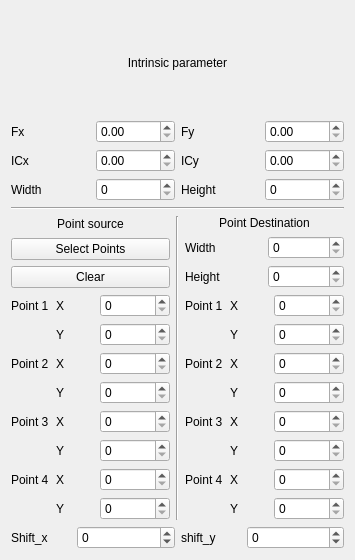
              <widget class="QWidget" name="page">
               <property name="geometry">
                <rect>
                 <x>0</x>
                 <y>0</y>
                 <width>355</width>
                 <height>560</height>
                </rect>
               </property>
               <attribute name="label">
                <string>Image 1</string>
               </attribute>
               <layout class="QVBoxLayout" name="verticalLayout_9">
                <item>
                 <layout class="QVBoxLayout" name="verticalLayout">
                  <item>
                   <widget class="QLabel" name="label_33">
                    <property name="text">
                     <string>Intrinsic parameter</string>
                    </property>
                    <property name="alignment">
                     <set>Qt::AlignCenter</set>
                    </property>
                   </widget>
                  </item>
                  <item>
                   <layout class="QGridLayout" name="gridLayout">
                    <item row="0" column="3">
                     <widget class="QDoubleSpinBox" name="doubleSpinBox_fy_0">
                      <property name="maximum">
                       <double>10000.000000000000000</double>
                      </property>
                     </widget>
                    </item>
                    <item row="2" column="3">
                     <widget class="QDoubleSpinBox" name="doubleSpinBox_icy_0">
                      <property name="maximum">
                       <double>10000.000000000000000</double>
                      </property>
                     </widget>
                    </item>
                    <item row="2" column="2">
                     <widget class="QLabel" name="label_4">
                      <property name="text">
                       <string>ICy</string>
                      </property>
                     </widget>
                    </item>
                    <item row="0" column="2">
                     <widget class="QLabel" name="label_2">
                      <property name="text">
                       <string>Fy</string>
                      </property>
                     </widget>
                    </item>
                    <item row="2" column="0">
                     <widget class="QLabel" name="label_3">
                      <property name="text">
                       <string>ICx</string>
                      </property>
                     </widget>
                    </item>
                    <item row="3" column="0">
                     <widget class="QLabel" name="label_6">
                      <property name="text">
                       <string>Width</string>
                      </property>
                     </widget>
                    </item>
                    <item row="3" column="2">
                     <widget class="QLabel" name="label_5">
                      <property name="text">
                       <string>Height</string>
                      </property>
                     </widget>
                    </item>
                    <item row="0" column="0">
                     <widget class="QLabel" name="label">
                      <property name="text">
                       <string>Fx</string>
                      </property>
                     </widget>
                    </item>
                    <item row="3" column="1">
                     <widget class="QSpinBox" name="spinBox_width_0">
                      <property name="minimumSize">
                       <size>
                        <width>70</width>
                        <height>0</height>
                       </size>
                      </property>
                      <property name="maximum">
                       <number>10000</number>
                      </property>
                     </widget>
                    </item>
                    <item row="0" column="1">
                     <widget class="QDoubleSpinBox" name="doubleSpinBox_fx_0">
                      <property name="maximum">
                       <double>10000.000000000000000</double>
                      </property>
                     </widget>
                    </item>
                    <item row="2" column="1">
                     <widget class="QDoubleSpinBox" name="doubleSpinBox_icx_0">
                      <property name="maximum">
                       <double>10000.000000000000000</double>
                      </property>
                     </widget>
                    </item>
                    <item row="3" column="3">
                     <widget class="QSpinBox" name="spinBox_height_0">
                      <property name="minimumSize">
                       <size>
                        <width>70</width>
                        <height>0</height>
                       </size>
                      </property>
                      <property name="maximum">
                       <number>10000</number>
                      </property>
                     </widget>
                    </item>
                   </layout>
                  </item>
                  <item>
                   <widget class="Line" name="line_2">
                    <property name="orientation">
                     <enum>Qt::Horizontal</enum>
                    </property>
                   </widget>
                  </item>
                  <item>
                   <layout class="QHBoxLayout" name="horizontalLayout">
                    <item>
                     <layout class="QVBoxLayout" name="verticalLayout_2">
                      <item>
                       <widget class="QLabel" name="label_31">
                        <property name="text">
                         <string>Point source</string>
                        </property>
                        <property name="alignment">
                         <set>Qt::AlignCenter</set>
                        </property>
                       </widget>
                      </item>
                      <item>
                       <layout class="QVBoxLayout" name="verticalLayout_4">
                        <item>
                         <widget class="QPushButton" name="button_select_point_0">
                          <property name="text">
                           <string>Select Points</string>
                          </property>
                          <property name="checkable">
                           <bool>true</bool>
                          </property>
                         </widget>
                        </item>
                        <item>
                         <widget class="QPushButton" name="button_clear_0">
                          <property name="text">
                           <string>Clear</string>
                          </property>
                         </widget>
                        </item>
                       </layout>
                      </item>
                      <item>
                       <layout class="QGridLayout" name="gridLayout_3">
                        <item row="6" column="0">
                         <widget class="QLabel" name="label_18">
                          <property name="text">
                           <string>Point 4</string>
                          </property>
                         </widget>
                        </item>
                        <item row="4" column="2">
                         <widget class="QSpinBox" name="spinBox_src_point3_x_0">
                          <property name="maximum">
                           <number>10000</number>
                          </property>
                         </widget>
                        </item>
                        <item row="1" column="2">
                         <widget class="QSpinBox" name="spinBox_src_point1_y_0">
                          <property name="maximum">
                           <number>10000</number>
                          </property>
                         </widget>
                        </item>
                        <item row="3" column="1">
                         <widget class="QLabel" name="label_11">
                          <property name="text">
                           <string>Y</string>
                          </property>
                         </widget>
                        </item>
                        <item row="0" column="1">
                         <widget class="QLabel" name="label_7">
                          <property name="text">
                           <string>X</string>
                          </property>
                         </widget>
                        </item>
                        <item row="5" column="2">
                         <widget class="QSpinBox" name="spinBox_src_point3_y_0">
                          <property name="maximum">
                           <number>10000</number>
                          </property>
                         </widget>
                        </item>
                        <item row="1" column="1">
                         <widget class="QLabel" name="label_9">
                          <property name="text">
                           <string>Y</string>
                          </property>
                         </widget>
                        </item>
                        <item row="7" column="1">
                         <widget class="QLabel" name="label_15">
                          <property name="text">
                           <string>Y</string>
                          </property>
                         </widget>
                        </item>
                        <item row="4" column="0">
                         <widget class="QLabel" name="label_17">
                          <property name="text">
                           <string>Point 3</string>
                          </property>
                         </widget>
                        </item>
                        <item row="0" column="2">
                         <widget class="QSpinBox" name="spinBox_src_point1_x_0">
                          <property name="minimumSize">
                           <size>
                            <width>70</width>
                            <height>0</height>
                           </size>
                          </property>
                          <property name="maximumSize">
                           <size>
                            <width>16777215</width>
                            <height>16777215</height>
                           </size>
                          </property>
                          <property name="maximum">
                           <number>10000</number>
                          </property>
                          <property name="value">
                           <number>0</number>
                          </property>
                         </widget>
                        </item>
                        <item row="5" column="1">
                         <widget class="QLabel" name="label_13">
                          <property name="text">
                           <string>Y</string>
                          </property>
                         </widget>
                        </item>
                        <item row="2" column="2">
                         <widget class="QSpinBox" name="spinBox_src_point2_x_0">
                          <property name="maximum">
                           <number>10000</number>
                          </property>
                         </widget>
                        </item>
                        <item row="2" column="0">
                         <widget class="QLabel" name="label_16">
                          <property name="text">
                           <string>Point 2</string>
                          </property>
                         </widget>
                        </item>
                        <item row="0" column="0">
                         <widget class="QLabel" name="label_8">
                          <property name="text">
                           <string>Point 1</string>
                          </property>
                         </widget>
                        </item>
                        <item row="2" column="1">
                         <widget class="QLabel" name="label_10">
                          <property name="text">
                           <string>X</string>
                          </property>
                         </widget>
                        </item>
                        <item row="6" column="2">
                         <widget class="QSpinBox" name="spinBox_src_point4_x_0">
                          <property name="maximum">
                           <number>10000</number>
                          </property>
                         </widget>
                        </item>
                        <item row="6" column="1">
                         <widget class="QLabel" name="label_14">
                          <property name="text">
                           <string>X</string>
                          </property>
                         </widget>
                        </item>
                        <item row="4" column="1">
                         <widget class="QLabel" name="label_12">
                          <property name="text">
                           <string>X</string>
                          </property>
                         </widget>
                        </item>
                        <item row="3" column="2">
                         <widget class="QSpinBox" name="spinBox_src_point2_y_0">
                          <property name="maximum">
                           <number>10000</number>
                          </property>
                         </widget>
                        </item>
                        <item row="7" column="2">
                         <widget class="QSpinBox" name="spinBox_src_point4_y_0">
                          <property name="maximum">
                           <number>10000</number>
                          </property>
                         </widget>
                        </item>
                       </layout>
                      </item>
                     </layout>
                    </item>
                    <item>
                     <widget class="Line" name="line">
                      <property name="orientation">
                       <enum>Qt::Vertical</enum>
                      </property>
                     </widget>
                    </item>
                    <item>
                     <layout class="QVBoxLayout" name="verticalLayout_3">
                      <item>
                       <widget class="QLabel" name="label_32">
                        <property name="text">
                         <string>Point Destination</string>
                        </property>
                        <property name="alignment">
                         <set>Qt::AlignCenter</set>
                        </property>
                       </widget>
                      </item>
                      <item>
                       <layout class="QGridLayout" name="gridLayout_4">
                        <item row="0" column="0">
                         <widget class="QLabel" name="label_34">
                          <property name="text">
                           <string>Width</string>
                          </property>
                         </widget>
                        </item>
                        <item row="0" column="1">
                         <widget class="QSpinBox" name="spinBox_width_dst_0">
                          <property name="maximum">
                           <number>10000</number>
                          </property>
                         </widget>
                        </item>
                        <item row="1" column="0">
                         <widget class="QLabel" name="label_35">
                          <property name="text">
                           <string>Height</string>
                          </property>
                         </widget>
                        </item>
                        <item row="1" column="1">
                         <widget class="QSpinBox" name="spinBox_height_dst_0">
                          <property name="maximum">
                           <number>10000</number>
                          </property>
                         </widget>
                        </item>
                       </layout>
                      </item>
                      <item>
                       <layout class="QGridLayout" name="gridLayout_2">
                        <item row="6" column="0">
                         <widget class="QLabel" name="label_30">
                          <property name="text">
                           <string>Point 4</string>
                          </property>
                         </widget>
                        </item>
                        <item row="1" column="1">
                         <widget class="QLabel" name="label_21">
                          <property name="text">
                           <string>Y</string>
                          </property>
                         </widget>
                        </item>
                        <item row="6" column="2">
                         <widget class="QSpinBox" name="spinBox_dst_point4_x_0">
                          <property name="maximum">
                           <number>10000</number>
                          </property>
                         </widget>
                        </item>
                        <item row="4" column="0">
                         <widget class="QLabel" name="label_29">
                          <property name="text">
                           <string>Point 3</string>
                          </property>
                         </widget>
                        </item>
                        <item row="1" column="2">
                         <widget class="QSpinBox" name="spinBox_dst_point1_y_0">
                          <property name="maximum">
                           <number>10000</number>
                          </property>
                         </widget>
                        </item>
                        <item row="3" column="1">
                         <widget class="QLabel" name="label_23">
                          <property name="text">
                           <string>Y</string>
                          </property>
                         </widget>
                        </item>
                        <item row="5" column="2">
                         <widget class="QSpinBox" name="spinBox_dst_point3_y_0">
                          <property name="maximum">
                           <number>10000</number>
                          </property>
                         </widget>
                        </item>
                        <item row="0" column="0">
                         <widget class="QLabel" name="label_19">
                          <property name="text">
                           <string>Point 1</string>
                          </property>
                         </widget>
                        </item>
                        <item row="7" column="2">
                         <widget class="QSpinBox" name="spinBox_dst_point4_y_0">
                          <property name="maximum">
                           <number>10000</number>
                          </property>
                         </widget>
                        </item>
                        <item row="6" column="1">
                         <widget class="QLabel" name="label_26">
                          <property name="text">
                           <string>X</string>
                          </property>
                         </widget>
                        </item>
                        <item row="3" column="2">
                         <widget class="QSpinBox" name="spinBox_dst_point2_y_0">
                          <property name="maximum">
                           <number>10000</number>
                          </property>
                         </widget>
                        </item>
                        <item row="0" column="2">
                         <widget class="QSpinBox" name="spinBox_dst_point1_x_0">
                          <property name="minimumSize">
                           <size>
                            <width>70</width>
                            <height>0</height>
                           </size>
                          </property>
                          <property name="maximumSize">
                           <size>
                            <width>10000</width>
                            <height>16777215</height>
                           </size>
                          </property>
                          <property name="maximum">
                           <number>10000</number>
                          </property>
                         </widget>
                        </item>
                        <item row="2" column="2">
                         <widget class="QSpinBox" name="spinBox_dst_point2_x_0">
                          <property name="maximum">
                           <number>10000</number>
                          </property>
                         </widget>
                        </item>
                        <item row="2" column="1">
                         <widget class="QLabel" name="label_22">
                          <property name="text">
                           <string>X</string>
                          </property>
                         </widget>
                        </item>
                        <item row="5" column="1">
                         <widget class="QLabel" name="label_25">
                          <property name="text">
                           <string>Y</string>
                          </property>
                         </widget>
                        </item>
                        <item row="7" column="1">
                         <widget class="QLabel" name="label_27">
                          <property name="text">
                           <string>Y</string>
                          </property>
                         </widget>
                        </item>
                        <item row="4" column="1">
                         <widget class="QLabel" name="label_24">
                          <property name="text">
                           <string>X</string>
                          </property>
                         </widget>
                        </item>
                        <item row="2" column="0">
                         <widget class="QLabel" name="label_28">
                          <property name="text">
                           <string>Point 2</string>
                          </property>
                         </widget>
                        </item>
                        <item row="4" column="2">
                         <widget class="QSpinBox" name="spinBox_dst_point3_x_0">
                          <property name="maximum">
                           <number>10000</number>
                          </property>
                         </widget>
                        </item>
                        <item row="0" column="1">
                         <widget class="QLabel" name="label_20">
                          <property name="text">
                           <string>X</string>
                          </property>
                         </widget>
                        </item>
                       </layout>
                      </item>
                     </layout>
                    </item>
                   </layout>
                  </item>
                 </layout>
                </item>
                <item>
                 <layout class="QHBoxLayout" name="horizontalLayout_14">
                  <item>
                   <widget class="QLabel" name="label_38">
                    <property name="maximumSize">
                     <size>
                      <width>60</width>
                      <height>16777215</height>
                     </size>
                    </property>
                    <property name="text">
                     <string>Shift_x</string>
                    </property>
                   </widget>
                  </item>
                  <item>
                   <widget class="QSpinBox" name="spinBox_shift_x_1">
                    <property name="minimum">
                     <number>-1000</number>
                    </property>
                    <property name="maximum">
                     <number>1000</number>
                    </property>
                    <property name="value">
                     <number>0</number>
                    </property>
                   </widget>
                  </item>
                  <item>
                   <widget class="QLabel" name="label_40">
                    <property name="maximumSize">
                     <size>
                      <width>60</width>
                      <height>16777215</height>
                     </size>
                    </property>
                    <property name="text">
                     <string>shift_y</string>
                    </property>
                   </widget>
                  </item>
                  <item>
                   <widget class="QSpinBox" name="spinBox_shift_y_1">
                    <property name="minimum">
                     <number>-1000</number>
                    </property>
                    <property name="maximum">
                     <number>1000</number>
                    </property>
                    <property name="value">
                     <number>0</number>
                    </property>
                   </widget>
                  </item>
                 </layout>
                </item>
               </layout>
              </widget>
